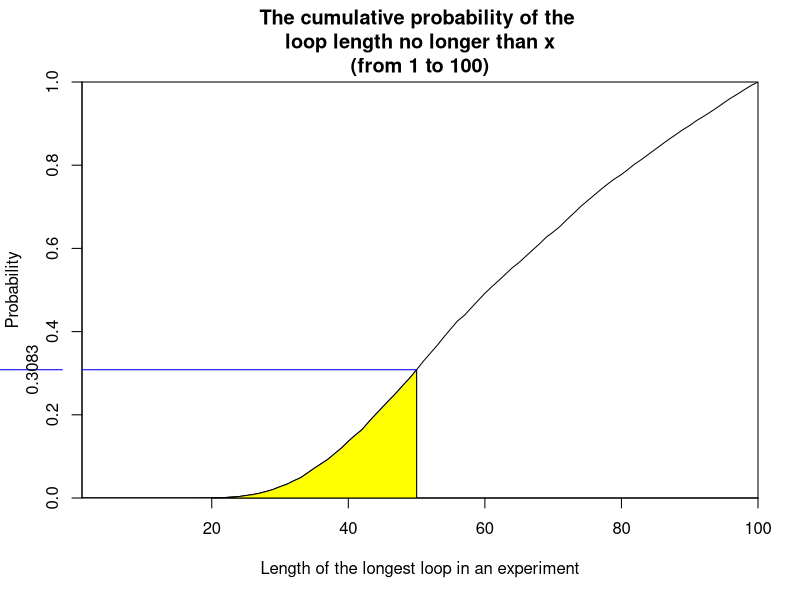
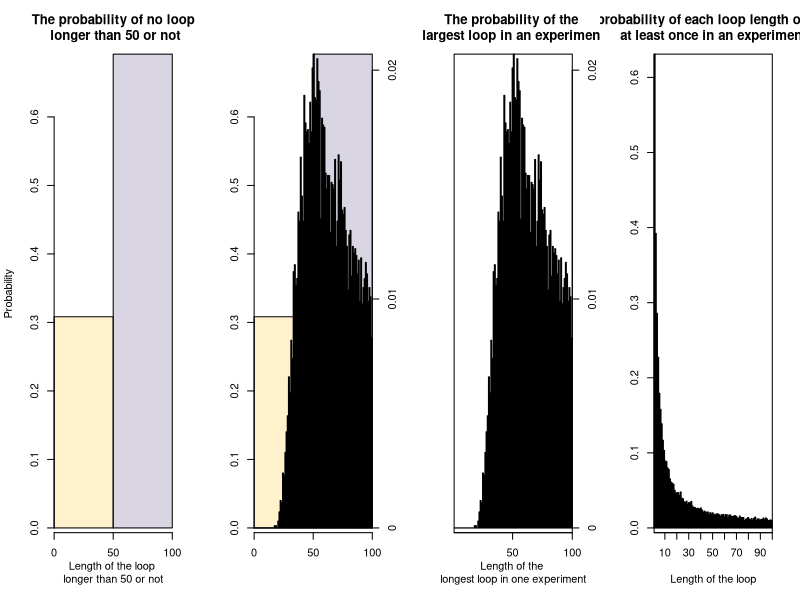

Recreate these plots in R, in order.
##### Group member: 
# Sixiang Cheng, s2437109; Ruishuo Cheng, s2305931; Qinxuan Li, s2299101

# github repo's address: https://github.com/lavacakeC/SP_Groupwork_2.git

# We reviewed the topic together, understood the meaning of the topic. After roughly understanding the logic of the topic, we drew a flow chart to organize our ideas. According to the flow chart, Pone and Pall functions were written together and the relevant results were calculated to explore the surprising aspects of this problem. Sixiang completed the dloop function according to the ideas of the first two questions and calculated the results with examples. 
# After debug, together, we discussed the surprising aspects of this problem. After the preliminary code is determined, we have optimized and adjusted the code and integrated the code. Finally, in the visualising, to visualise the probabilities sensibly, we discussed many different ideas for plotting plots to show the success rate. Qinxuan and Ruishuo proposed ideas and gave their own understanding. Sixiang implemented them with codes and finally chose the most intuitive way
# Ruishuo and Qinxuan each undertake about 30% of the work,Sixiang undertake about 40% of the work

# Aim: There are 2n prisoners, 2n boxes, 2n cards with numbers from 1 to 2n, and a card is randomly placed in each box, using different strategies to simulate that each of them can be found in n attempts to open the box Probability of own corresponding number
# Strategy: For strategy 1, the prisoner is the first to open the box with their number. If the card number in the box is the same as the prisoner's number, it is successful. If they do not, the box with the card number is opened again. Strategy 2 is similar with strategy, just first box is randomly selected. Strategy 3 is every box is randomly selected.

# write the function "first_card" to determine the number of the card in the first box each prisoner opened when they enter the room 
# the inputs of function are: n(half of the total number of prisoners, cards and boxes), k(the prisoner's number), strategy(1 is that each prisoner first open the box corresponding to their prisoner number, if the card's number in the box is the prisoner's number, the prisoner succeeds. If the card's number is not the prisoner's number, open the next box corresponding to the card's number; 2 is similar with strategy 1, just the first box opened randomly; 3 is all the boxes opened randomly), card(the boxes' number)
# the output "card_find" is first card's number in the box they first choose
first_card <- function(n, k, strategy, card) {
  # use "if...else if..." conditional statement to assign value to "card_find"
  if (strategy == 1) {
    card_find <- card[k]
  }
  else if (strategy == 2) {
    # using sample funtion to select 1 number among 2n randomly
    card_find <- card[sample(c(1:(2*n)), 1)]
  }
  return(card_find)
}

# write the function "strategy_1_2" to determine whether the prisoner go free or not under the strategy 1 and 2
# the inputs of function are: n,k,card(same as function "first_card"); card_find(the output of the function "first_card")
# the output of the function is TRUE or FALSE, which means the prisoner go free or not
strategy_1_2 <- function(n, k, card, card_find) {
  Find_or_not <- FALSE
  # using for loop to implement that each time prisoner try, the prisoner open the box which number is corresponding to the card's number they see in the last box
  for (prisoner_try in 1:n) {
    # if statement is to implement when the prisoner find the number in the card corresponding their own number
    if (card_find == k) {
      # when if statement execution,Find_or_not changes to TRUE, then use break statement to jump out of the loop
      Find_or_not <- TRUE
      break
    }
    # when if statement not execution, the variable card_find reloads the value of card[card_find] 
    card_find <- card[card_find]
  }
  return(Find_or_not)
}

# write a function "strategy_3" simulation strategy 3 that the prisoner randomly chooses to open the box n times.
# the inputs of this funtion are n(the number of times can open the box, half number of total prisoners), k(prisoner's number), card(the box's number)
# the ouput is True or False, True means successfully find a card number in box that mach prisoner's number. False means didn't find number in the box that mach prisoner's number
# at this funtion, using sample function to randomly assign n numbers from 1 to 2n to simulate the value of opening n box each time. When one of the numbers is the same as the prisoner's number(k), the value corresponding to that array position becomes TRUE. Otherwise the value becomes FALSE. Then using sum funtion to calculate whether there have TRUE value in the array(1 occurs at most once)
strategy_3 <- function(n, k, card) {
  return(sum(k == card[sample(c(1:(2*n)), n)]) != 0)
}

# write the function "Pone" to estimate the probability of a single prisoner go free successfully under the chosen strategy
# the inputs of function are: n,k,strategy(same as above), nreps(the number of replicate simulations to run)
# the output of function is the probability of a single prisoner success under the chosen strategy
Pone <- function(n, k, strategy, nreps = 10000) {
  # First initialize some values that the function needs to call
  # the number of 2n prisoners is assigned successively, and then the escape_num value is set to 0 to calculate the number of successful escapes
  prisoner <- c(1:(2*n))
  escape_num <- 0
  
  # for loop is used to simulate the experiment nreps times
  for (rep in 1:nreps) {
    # Variable Initialization in loop. In each experiment, the card variable was randomly assigned from the prisoner variable
    card <- sample(prisoner)
    # When using strategy 1 or 2, use the first_card function to extract the number of the card each time the box is opened and assign that number to card_find
    if (strategy == 1 | strategy == 2) {
      card_find <- first_card(n, k, strategy, card)
      # The strategy_1_2 function is then called to determine if the card number is equal to the prisoner and return TRUE or FALSE. The escape_num is added to the return value of the different strategy functions to calculate the prisoner's success in finding the box containing his number
      escape_num <- escape_num + strategy_1_2(n, k, card, card_find)
    }
    # If strategy 3 is used, strategy_3 function is directly called
    else if (strategy == 3) {
      escape_num <- escape_num + strategy_3(n, k, card)
    }
    
  }
  # The probability of success was calculated by dividing the number of successes by nreps
  return(escape_num/nreps)
  
}

# test when n=5, which means there are 10 prisoners, estimate the probability of first prisoner go free successfully under the chosen strategy
Pone(5, 1, 1, 10000)
Pone(5, 1, 2, 10000)
Pone(5, 1, 3, 10000)

# test when n=50, which means there are 100 prisoners, estimate the probability of first prisoner go free successfully under the chosen strategy
Pone(50, 1, 1, 10000)
Pone(50, 1, 2, 10000)
Pone(50, 1, 3, 10000)


# write the function "Pall" to estimate the probability of all prisoners go free successfully under the chosen strategy
# the inputs of the function are n, strategy and nreps
# the output of function is the probability of all prisoners success by chosen different strategy
# The main idea of Pall function is very similar to that of Pone function, however, the pone function only targets one prisoner in each experiment, and the pall function considers whether all prisoners escape in each experiment
Pall <- function(n, strategy, nreps = 10000) {
  prisoner <- c(1:(2*n))
  success_escape <- 0
  
  for (rep in 1:nreps) {
    
    card <- sample(prisoner)
    escape_num <- 0
    
    # The main difference is that another for loop is embedded in the for loop to simulate that all prisoners enter the room in one of experiments. If one of the prisoners fails in each experiment, the strategy function referenced will return FALSE.
    for (k in 1:(2*n)) {
      # This part's logical is similar with the pone function 
      if (strategy == 1 | strategy == 2) {
        card_find <- first_card(n, k, strategy, card)
        Find_or_not <- strategy_1_2(n, k, card, card_find)
        # if one of the prisoner not run successfully, means all prisoner not run out successful. Use the if statement to determine when (! If find_or_not) is TRUE (meaning find_or_not is false), the condition fires, using a break statement to jump out of the current loop and making no changes to escape_num
        if (!Find_or_not) {break}
        escape_num <- escape_num + 1
      }
      # This part's logical is similar with the pone function 
      else if (strategy == 3) {
        Find_or_not <- strategy_3(n, k, card)
        if (!Find_or_not) {break}
        escape_num <- escape_num + 1
      }
    }
    # After 2n cycles, determine whether escape_num is equal to 2n (if it is equal to 2n, every prisoner has successfully escaped). This judgment returns true or false, counts the number of successes using success_escape, and returns its success probability
    success_escape <- success_escape + (escape_num == (2*n))
    
  }
  return(success_escape/nreps)
  
}

# when n=5, which means there are 10 prisoners, estimate the probability of all prisoners go free successfully under the chosen strategy in one experiment
Pall(5, 1, 10000)
Pall(5, 2, 10000)
Pall(5, 3, 10000)

# when n=50, which means there are 100 prisoners, estimate the probability of all prisoners go free successfully under the chosen strategy in one experiment
Pall(50, 1, 10000)
Pall(50, 2, 10000)
Pall(50, 3, 10000)

# remarks: when the number of prisoners is large enough, the probability of all escaping should be about zero, for example, when n = 50, the probability of all success should be (1/2)^100, however, when we use strategy 1, the probability of success becomes about 30%.
# remarks: using the Pone function, our results show that strategy 2 have a success rate of nearly 40%, Strategy 1 and strategy 3 both have a success rate of about 50%; In the Pall function, strategies 2 and 3 have an extremely small probability of success only when n is small, and the success rate approaches zero when n becomes large. However, the success rate of strategy 1 is independent of the size of n, which is the most surprising thing
# remarks: our understanding is that strategy 1 is for the whole population, so the number of individuals in the whole population does not affect the final output, but the strategy 2 and 3 calculate the probability of the whole population on an individual basis, so the number of individuals in the whole population will affect the final output

# Write a dloop function to calculate and record the probability of each loop length. It is worth noting that each loop length has the probability of appearing more than once in an experiment
# the inputs are n and nreps
# the outputs is prob(2n-vector of probabilities)
dloop <- function(n, nreps) {
  
  # First define variable "occur" and "box" that both create a vector that length is 2n
  occur <- vector(length = 2*n)
  box <- c(1:(2*n))
  
  # In the nreps' loop, we randomly assign the box value to the card in each loop, and then create a vector tmp to store which loop length occurs at least once. If a loop length occurs, then assign the corresponding position of the tmp vector as 1, which indicates that loop length occurs at least once in that experiment.
  for (try in 1:nreps) {
    card <- sample(box)
    tmp <- vector(length = 2*n)
    # Loop k from 1 to 2n, assigning card_find the K'th value of card on each loop.
    for (k in 1:(2*n)) {
      card_find <- card[k]
      # try_k is placed in 2n loops to locate the length of each loop length when the prisoner successfully finds his number card
      for (try_k in 1:(2*n)) {
        # When successful, tmp is added by 1 and the loop is broken out
        if(card_find == k) {
          tmp[try_k] <- 1
          break
        }
        # If it is not found successfully, it reassigns card_find and loops again
        card_find <- card[card_find]
      } 
      
    }
    # Use the occur cycle to record the number of successful nreps, and finally return the probability of success 
    occur <- occur + tmp
  }
  # Calculate the probability
  prob <- occur/nreps
  return(prob)
}

# This part we are trying to using dloop function to calculate the number of occurrences of the longest loop length when n equals 50 and calculate it into probability after loop 10000 times. Finally, the cumulative probability is plotted. We used different ideas to visualize. Finally, we chose a plot that best explains probability. The codes of other plots are attached at the end for reference
# set the vector which is used to contain the largest loop length of each experiment and sum them.
largest <- vector(length = 100)

#try 10000 times
for (i in 1:10000) {
  #use dloop to simulate if or not the length of a certain loop occuring at least once in one experiment.
  tmp <- dloop(50,1)
  #Find the number of loop length occuring in the above dloop function.
  index <- c(1:100)
  index <- index[tmp == 1]
  #Find the largest loop length and accumulate it into the largest vector.
  largest[max(index)] <- largest[max(index)] + 1
}

#calculate the probabilities of each loop length o be the largest loop length in an experiment.
prob_largest_onetime <- largest/10000
#calculate the cumulative probabilities of each loop length to be the largest loop length in an experiment.
prob_largest_onetime_cumulative <- vector(length = 100)
for (i in 1:100) {
  prob_largest_onetime_cumulative[i] <- sum(prob_largest_onetime[1:i])
}

#plot the cumulative probabilities
plot(prob_largest_onetime_cumulative, type = "l"
     , xaxs = "i"
     , yaxs = "i"
     , xlab = "Length of the longest loop in an experiment"
     , ylab = "Probability"
     , main = "The cumulative probability of the \nloop length no longer than x\n(from 1 to 100)")
lines(c(50, 50), c(0, prob_largest_onetime_cumulative[50]), col = "blue")
lines(c(0, 50), c(prob_largest_onetime_cumulative[50], prob_largest_onetime_cumulative[50]), col = "blue")
axis(2, prob_largest_onetime_cumulative[50], prob_largest_onetime_cumulative[50]
     , col = "blue"
     , tck = -0.15
     , line = 1)

#color the region (length <=50)
region_x <- c(1, 1:50, 50)
region_y <- c(0, prob_largest_onetime_cumulative[1:50], 0)
polygon(region_x, region_y, density = -1, col = "yellow")


############################################################################################################################
### Other way of visualising the probabilities ###
# We think the previous plot is enough to visualising the probabilities that there is 
# no loop longer than 50 in a random reshuffling of cards to boxes. 
# The plots below are different ways of showing that probabilities. 
# If the previous plot makes sense, you could stop here and not use the code below

prob_no_longer_50 <- sum(largest[1:50])/10000
prob_of_each_length <- dloop(50,10000)

color1 <- c(rgb(255,220,126,100, maxColorValue = 255), rgb(158,148,182,100, maxColorValue = 255))
color2 <- c(rep(rgb(254,212,152,200, maxColorValue = 255),50), rep(rgb(158,148,182,200, maxColorValue = 255), 50))

par(mfcol = c(1, 4))
barplot(c(prob_no_longer_50, 1- prob_no_longer_50), space = 0
        , col = color1, xaxs="i"
        , xlab = "Length of the loop \nlonger than 50 or not"
        , ylab = "Probability"
        , main = "The probability of no loop\n longer than 50 or not")
axis(1, c(0,1,2), c(0,50,100))

barplot(c(prob_no_longer_50, 1- prob_no_longer_50), space = 0, col = color1, xaxs="i")
axis(1, c(0,1,2), c(0,50,100))
par(new = TRUE)
barplot(prob_largest_onetime, col = color2, xaxs = "i", yaxt = "n", xaxt = "n")
axis(4, seq(0,0.025,0.01), seq(0,0.025,0.01))

plot(c(1:100), xaxs = "i", type = "n", xlab = "", ylab = "", yaxt = "n", xaxt = "n"
     , main = "The probability of the \nlargest loop in an experiment")
axis(1, seq(0,100,50), seq(0,100,50))
par(new = TRUE)
barplot(prob_largest_onetime, col = color2, xaxs = "i", yaxt = "n"
        , xlab = "Length of the \nlongest loop in one experiment")
axis(4, seq(0,0.025,0.01), seq(0,0.025,0.01))

plot(c(1:100), xaxs = "i", type = "n", xlab = "", ylab = "", yaxt = "n", xaxt = "n")
axis(1, seq(0,110,10), seq(0,110,10))
par(new = TRUE)
barplot(prob_of_each_length, xaxs = "i", xlab = "Length of the loop"
        , col = rgb(254,212,152,200, maxColorValue = 255)
        , main = "The probability of each loop length occurring \nat least once in an experiment")
